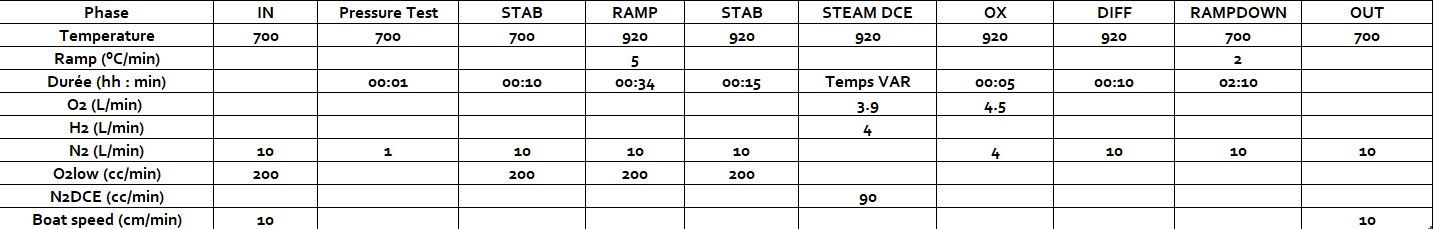
#> input picture img/trainingOCR.jpg, 1433 x 229 px
$ jupyter execute --allow-errors 1_ocr.ipynb
#> lines starting #> are read from the running program, lines starting #| are printed output that depends on the picture
<div style="text-align: center; color: white; padding: 20px;">
  <h1><strong>OCR Recognition with OpenCV and Tesseract to an Excel File</strong></h1>
</div>

<!DOCTYPE html>
<html lang="fr">
<head>
    <meta charset="UTF-8">
    <meta name="viewport" content="width=device-width, initial-scale=1.0">
    <title>Document</title>
    <style>
        .image-container {
            float: right;
            width: 150px; /* Ajustez la largeur selon vos besoins */
            margin-left: 20px; /* Espace entre l'image et le texte */
        }
        .sommaire {
            color: white;
        }
    </style>
</head>
<body>
        <h1><strong>Summary</strong></h1>
        <ol>
            <li>Import necessary libraries and configure Tesseract</li>
            <li>Load the image and convert to grayscale</li>
            <li>Some image processing</li>
            <li>Data extraction</li>
            <li>Result</li>
        </ol>
    </div>
</body>
</html>

<div style="color: white;">
<h3>
1. Import necessary libraries and configure Tesseract
   </h3>
</div>

[cell 1]
# Import necessary libraries
import cv2
import pytesseract
import pandas as pd
import csv

# Configure Tesseract
pytesseract.pytesseract.tesseract_cmd = r'C:\Users\beaujaun\AppData\Local\Programs\Tesseract-OCR\tesseract.exe'  # Modify the path if necessary

<div style="color: white;">
<h3>
2. Define the function to analyze the image
   </h3>
</div>

[cell 2]
def analyze_image(image_path, output_csv):
    # Read the image
#> called with image_path = './img/trainingOCR.jpg', output_csv = './excel/OCR.csv'
    image = cv2.imread(image_path)
#> image is the input picture: shape (229, 1433, 3); mean B, G, R 233.5, 233.7, 233.6

    # Convert the image to grayscale
    gray = cv2.cvtColor(image, cv2.COLOR_BGR2GRAY)

    # Apply thresholding to improve text recognition
    _, thresh = cv2.threshold(gray, 150, 255, cv2.THRESH_BINARY_INV)
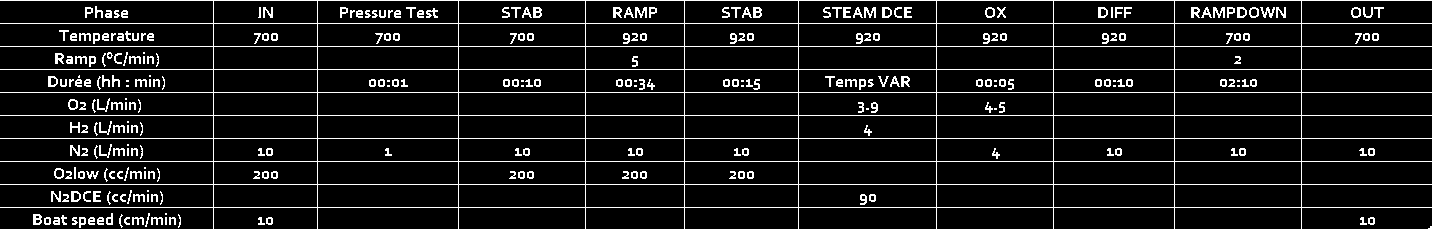
#> thresh: shape (229, 1433); 8.4% white in thin lines or dots

    # Use pytesseract to extract text
    text = pytesseract.image_to_string(thresh)

    # Write the text to a CSV file
    with open(output_csv, mode='w', newline='', encoding='utf-8') as file:
        writer = csv.writer(file)
        writer.writerow(['Image Path', 'Extracted Text'])
        writer.writerow([image_path, text])

<div style="color: white;">
<h3>
3. Example usage
   </h3>
</div>

[cell 3]
# Example usage
image_path = './img/trainingOCR.jpg'
output_csv = './excel/OCR.csv'
#> (the rest of this cell did not finish here and is left out)

<div style="color: white;">
<h3>
4. CSV to XLSX
   </h3>
</div>

[cell 4]
# Path to the CSV file
csv_file_path = './excel/OCR.csv'

# Path to the output Excel file
excel_file_path = './excel/OCR.xlsx'

# Read the CSV file
df = pd.read_csv(csv_file_path, delimiter=',', quotechar='"', encoding='utf-8')
#> (reads excel/OCR.csv from the repository)

# Create an Excel writer object
with pd.ExcelWriter(excel_file_path, engine='openpyxl') as writer:
    df.to_excel(writer, index=False, sheet_name='Sheet1')

    # Access the workbook and worksheet
    workbook  = writer.book
    worksheet = writer.sheets['Sheet1']

    # Set column width for better visibility
    for col in worksheet.columns:
        max_length = 0
        column = col[0].column_letter # Get the column name
        for cell in col:
            try:
                if len(str(cell.value)) > max_length:
                    max_length = len(cell.value)
            except:
                pass
        adjusted_width = (max_length + 2)
        worksheet.column_dimensions[column].width = adjusted_width

print(f"The CSV file has been successfully converted to an Excel file: {excel_file_path}")
